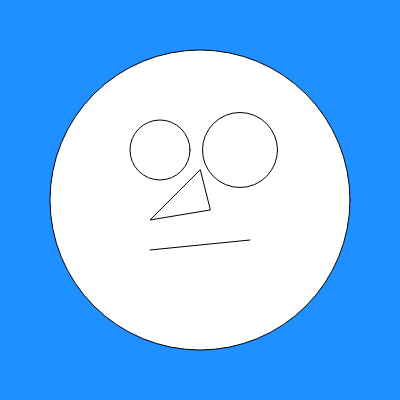
Frame 1 (no input)
Frame 60 (no input): identical to frame 1, image omitted
Frame 120 (the mouse pressed at the canvas centre since frame 60): identical to frame 1, image omitted

The p5.js sketch that drew this single still picture (run headless with seeded random() and noise() and a simulated clock; from frame 60 on, the mouse is pressed at the canvas centre):

// p5.js sketch
// ── sketch.js
function setup() {
  createCanvas(400, 400);
}

function draw() {

  background(30,144,255);
  circle (200,200,300);
  circle (160,150,60);
  circle (240,150,75);
  line (150, 250, 250, 240);
  triangle (200,170,150,220,210,210);
  
  //console.log("Hello, World!!!!");
  //console.log("Estou aprendendo com o Fabão");
  
  if (mouseIsPressed) {
      console.log(mouseX, mouseY);
      }
  
}
